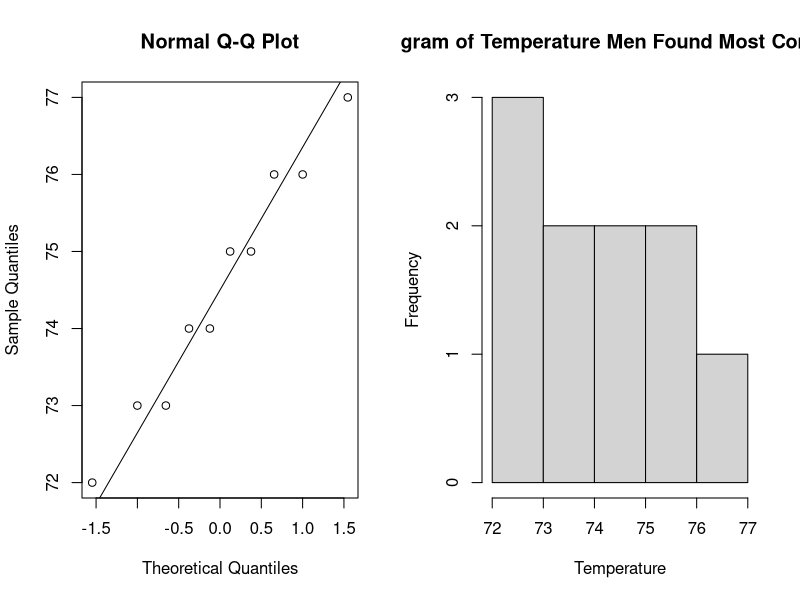
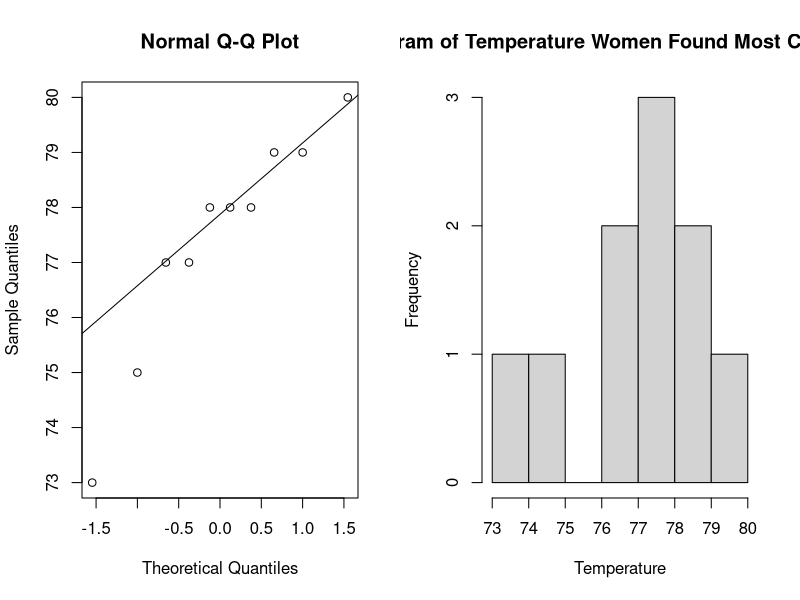
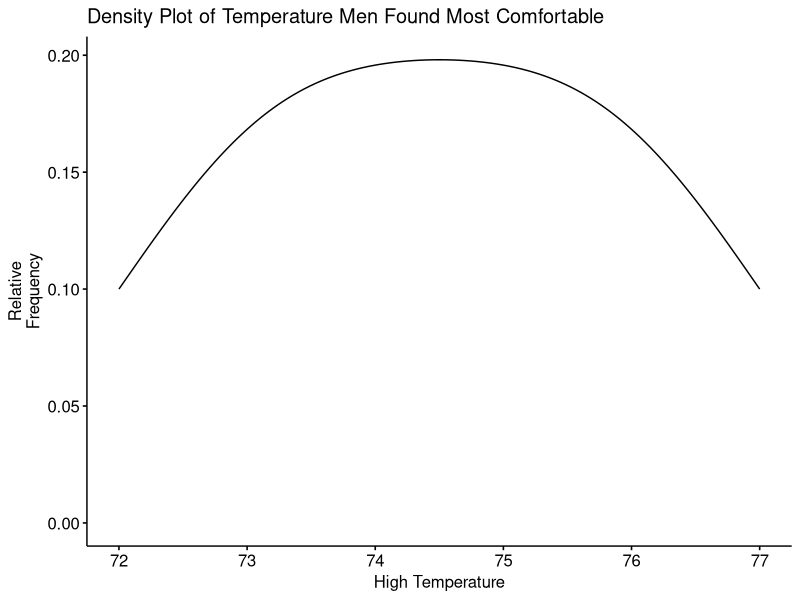
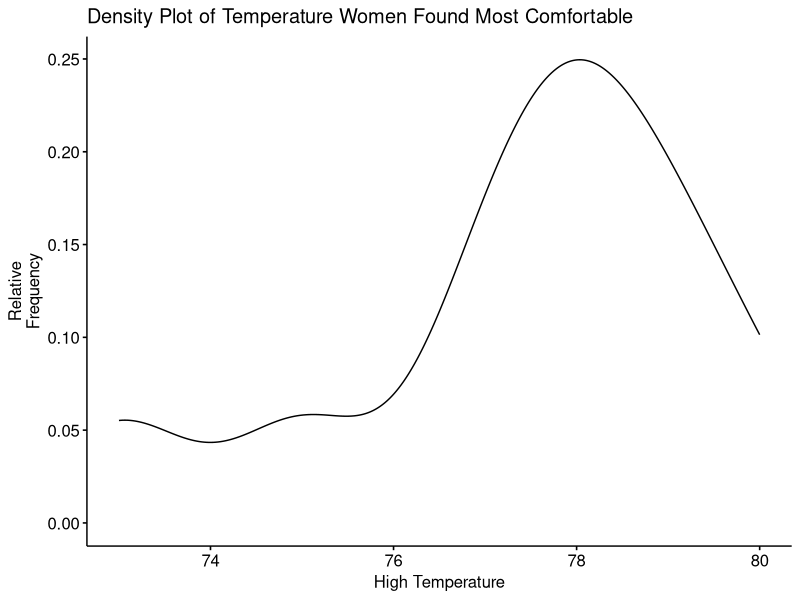
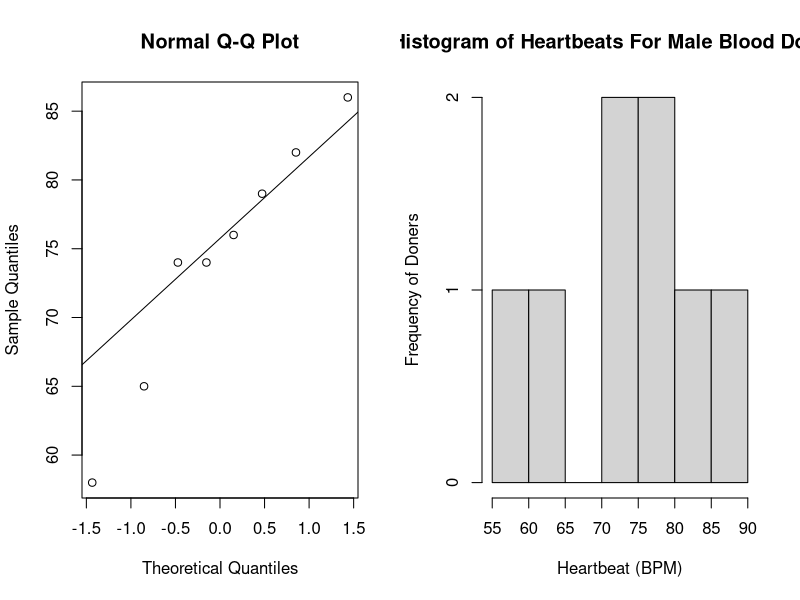
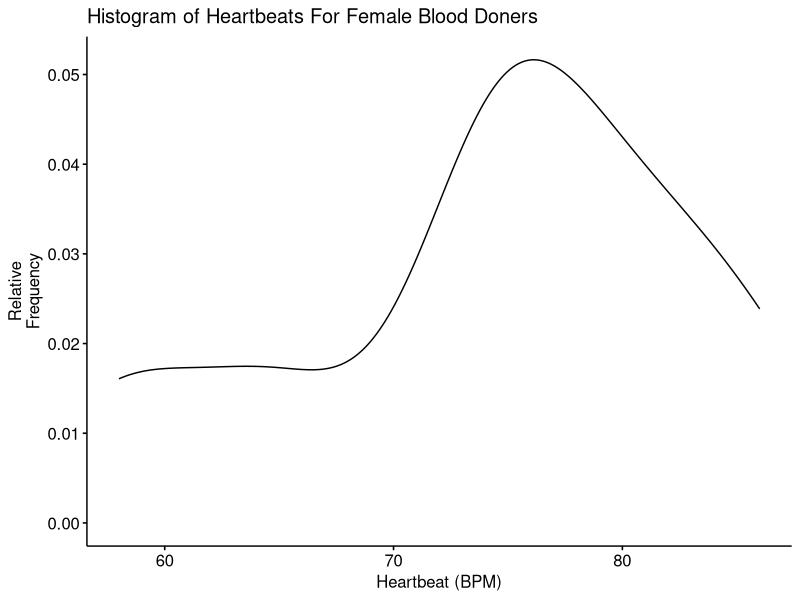
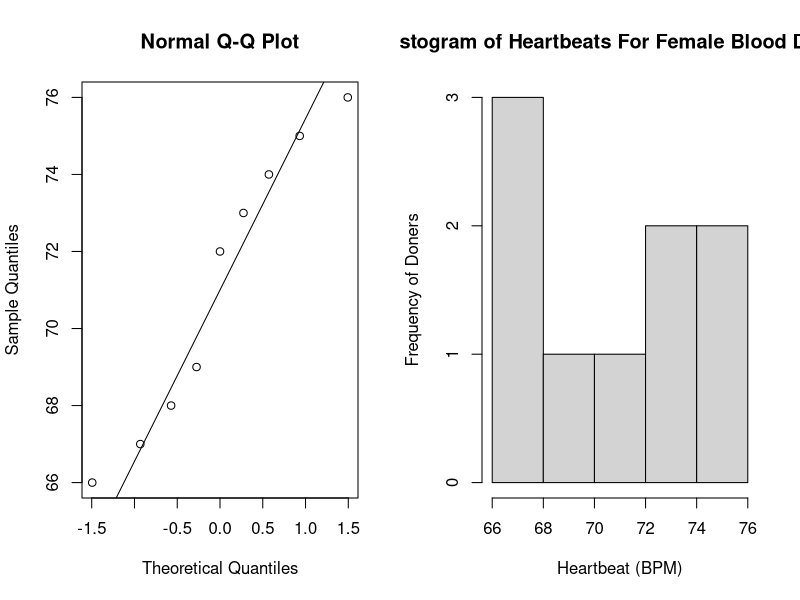
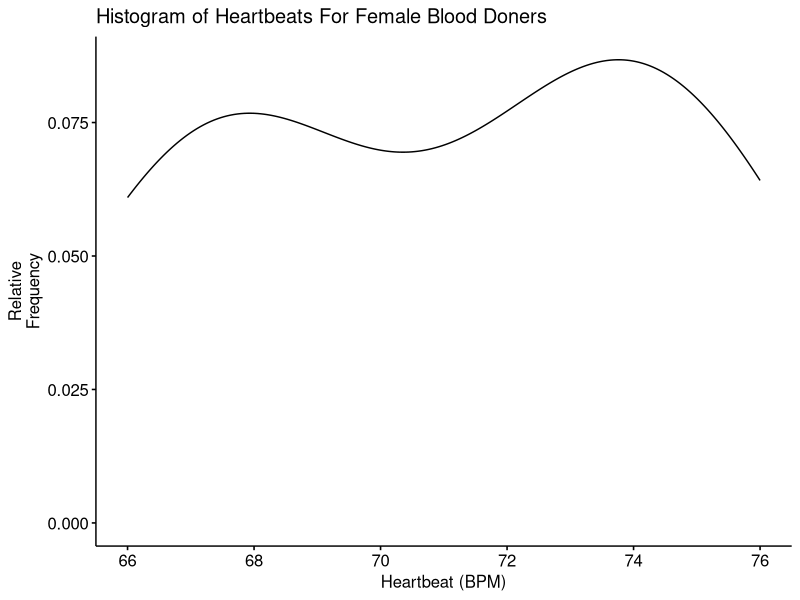

Generate these figures, in order, with R:
## ---- chunk 1
knitr::opts_chunk$set(echo = TRUE)
## ---- chunk 2
# Get Data;
q1men <- c(74, 72, 77, 76, 76, 73, 75, 73, 74, 75)
q1women <- c(75, 77, 78, 79, 77, 73, 78, 79, 78, 80)
## ---- chunk 3
# Create graphics to prove that they are not normal

par(mfrow=c(1,2))
qqnorm(q1men)
qqline(q1men)
hist(q1men, main = "Histogram of Temperature Men Found Most Comfortable", xlab = "Temperature", ylab = "Frequency")

par(mfrow=c(1,2))
qqnorm(q1women)
qqline(q1women)
hist(q1women, main = "Histogram of Temperature Women Found Most Comfortable", xlab = "Temperature", ylab = "Frequency")



# Density Plot
library(ggpubr)
ggdensity(q1men, xlab ="High Temperature", ylab="Relative
Frequency", main="Density Plot of Temperature Men Found Most Comfortable")

ggdensity(q1women, xlab ="High Temperature", ylab="Relative
Frequency", main="Density Plot of Temperature Women Found Most Comfortable")
## ---- chunk 4
# Compute the test stat in R
library(coin)
library(exactRankTests)

wilcox.exact(q1men, q1women, alternative = "two.sided", paired = FALSE, conf.level = 0.95)
## ---- chunk 5
# Get Data;
q2men <- c(58, 76, 82, 74, 79, 65, 74, 86)
q2women <- c(66, 74, 69, 76, 72, 73, 75, 67, 68)

# Load Package For Density Plot
library(ggpubr)

# See if data will fit this test for first population
par(mfrow=c(1,2))
qqnorm(q2men)
qqline(q2men)
hist(q2men, main = "Histogram of Heartbeats For Male Blood Doners",
xlab = "Heartbeat (BPM)", ylab = "Frequency of Doners")
ggdensity(q2men, xlab ="Heartbeat (BPM)", ylab="Relative
Frequency", main="Histogram of Heartbeats For Female Blood Doners")


## See it for the other population
qqnorm(q2women)
qqline(q2women)
hist(q2women, main = "Histogram of Heartbeats For Female Blood Doners",
xlab = "Heartbeat (BPM)", ylab = "Frequency of Doners")
ggdensity(q2women, xlab ="Heartbeat (BPM)", ylab="Relative
Frequency", main="Histogram of Heartbeats For Female Blood Doners")
## ---- chunk 6
median(q2men)
median(q2women)

# Since the difference of medians is 3, we add three to each.
q2women <- q2women + 3

# Perform test.
library(coin)
library(exactRankTests)
ansari.exact(q2men, q2women, alternative = "greater")
